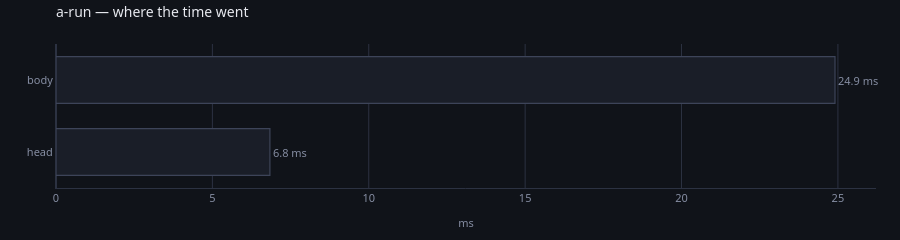

The notebook cell saved with this chart:
### Markdown cell above
## Where the time went

The aggregated view. With two nodes it is not a mystery; with twenty and a
device hop it is the first thing to look at when a step is slower than it
should be.

### Code cell
spent(store, run="a-run")

### Figure 1 — Plotly figure (JSON) as saved in the notebook; plotly's stock layout.template omitted (floating-point values rounded to 4 significant figures)
{"data": [{"cliponaxis": false, "customdata": [[300, 0, 0.0228, "here"], [300, 0, 0.08302, "here"]], "hovertemplate": "<b>%{y}</b><br>%{x:.1f} ms in total<br>%{customdata[0]} runs, %{customdata[1]} read back<br>%{customdata[2]:.2f} ms each<br>%{customdata[3]}<extra></extra>", "marker": {"color": ["#1a1e28", "#1a1e28"], "line": {"color": ["#3d4459", "#3d4459"], "width": 1.2}}, "orientation": "h", "text": ["6.8 ms", "24.9 ms"], "textfont": {"color": "#868ea3", "size": 11}, "textposition": "outside", "type": "bar", "x": [6.839, 24.91], "y": ["head", "body"]}], "layout": {"bargap": 0.35, "font": {"color": "#e7e9ef", "family": "system-ui, -apple-system, Segoe UI, Roboto, sans-serif", "size": 12}, "height": 180, "hoverlabel": {"align": "left", "bgcolor": "#1a1e28", "bordercolor": "#2c3242", "font": {"color": "#e7e9ef", "family": "system-ui, -apple-system, Segoe UI, Roboto, sans-serif"}}, "legend": {"bgcolor": "rgba(0,0,0,0)", "font": {"color": "#868ea3"}, "orientation": "h", "x": 1, "xanchor": "right", "y": 1.02, "yanchor": "bottom"}, "margin": {"b": 44, "l": 56, "r": 24, "t": 44}, "paper_bgcolor": "#101319", "plot_bgcolor": "#101319", "showlegend": false, "title": {"font": {"size": 14}, "text": "a-run — where the time went", "x": 0, "xanchor": "left", "xref": "paper", "y": 0.97, "yanchor": "top"}, "xaxis": {"gridcolor": "#2c3242", "linecolor": "#2c3242", "tickfont": {"color": "#868ea3", "size": 11}, "title": {"font": {"color": "#868ea3", "size": 11}, "text": "ms"}, "zerolinecolor": "#2c3242"}, "yaxis": {"automargin": true, "gridcolor": "#2c3242", "linecolor": "#2c3242", "showgrid": false, "tickfont": {"color": "#868ea3", "size": 11}, "title": {"font": {"color": "#868ea3", "size": 11}}, "zerolinecolor": "#2c3242"}}}
